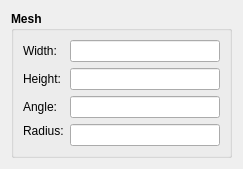
<?xml version="1.0" encoding="UTF-8"?>
<ui version="4.0">
 <class>Mesh</class>
 <widget class="QDialog" name="Mesh">
  <property name="geometry">
   <rect>
    <x>0</x>
    <y>0</y>
    <width>233</width>
    <height>156</height>
   </rect>
  </property>
  <property name="windowTitle">
   <string>Mesh</string>
  </property>
  <layout class="QGridLayout" name="gridLayout">
   <item row="0" column="0">
    <widget class="QGroupBox" name="group">
     <property name="font">
      <font>
       <bold>true</bold>
      </font>
     </property>
     <property name="title">
      <string>Mesh</string>
     </property>
     <layout class="QGridLayout" name="gridLayout_3">
      <item row="1" column="1">
       <widget class="QLineEdit" name="edit_height">
        <property name="minimumSize">
         <size>
          <width>150</width>
          <height>0</height>
         </size>
        </property>
        <property name="font">
         <font>
          <bold>false</bold>
         </font>
        </property>
       </widget>
      </item>
      <item row="0" column="0">
       <widget class="QLabel" name="label_width">
        <property name="font">
         <font>
          <bold>false</bold>
         </font>
        </property>
        <property name="text">
         <string>Width:</string>
        </property>
       </widget>
      </item>
      <item row="3" column="0">
       <widget class="QLabel" name="label_radius">
        <property name="font">
         <font>
          <bold>false</bold>
         </font>
        </property>
        <property name="text">
         <string>Radius:</string>
        </property>
       </widget>
      </item>
      <item row="1" column="0">
       <widget class="QLabel" name="label_height">
        <property name="font">
         <font>
          <bold>false</bold>
         </font>
        </property>
        <property name="text">
         <string>Height:</string>
        </property>
       </widget>
      </item>
      <item row="0" column="1">
       <widget class="QLineEdit" name="edit_width">
        <property name="minimumSize">
         <size>
          <width>150</width>
          <height>0</height>
         </size>
        </property>
        <property name="font">
         <font>
          <bold>false</bold>
         </font>
        </property>
       </widget>
      </item>
      <item row="3" column="1" rowspan="2">
       <widget class="QLineEdit" name="edit_radius">
        <property name="minimumSize">
         <size>
          <width>150</width>
          <height>0</height>
         </size>
        </property>
        <property name="font">
         <font>
          <bold>false</bold>
         </font>
        </property>
       </widget>
      </item>
      <item row="2" column="0">
       <widget class="QLabel" name="label_angle">
        <property name="font">
         <font>
          <bold>false</bold>
         </font>
        </property>
        <property name="text">
         <string>Angle:</string>
        </property>
       </widget>
      </item>
      <item row="2" column="1">
       <widget class="QLineEdit" name="edit_angle">
        <property name="minimumSize">
         <size>
          <width>150</width>
          <height>0</height>
         </size>
        </property>
        <property name="font">
         <font>
          <bold>false</bold>
         </font>
        </property>
       </widget>
      </item>
     </layout>
    </widget>
   </item>
  </layout>
 </widget>
 <tabstops>
  <tabstop>edit_width</tabstop>
  <tabstop>edit_height</tabstop>
  <tabstop>edit_angle</tabstop>
  <tabstop>edit_radius</tabstop>
 </tabstops>
 <resources/>
 <connections/>
</ui>
